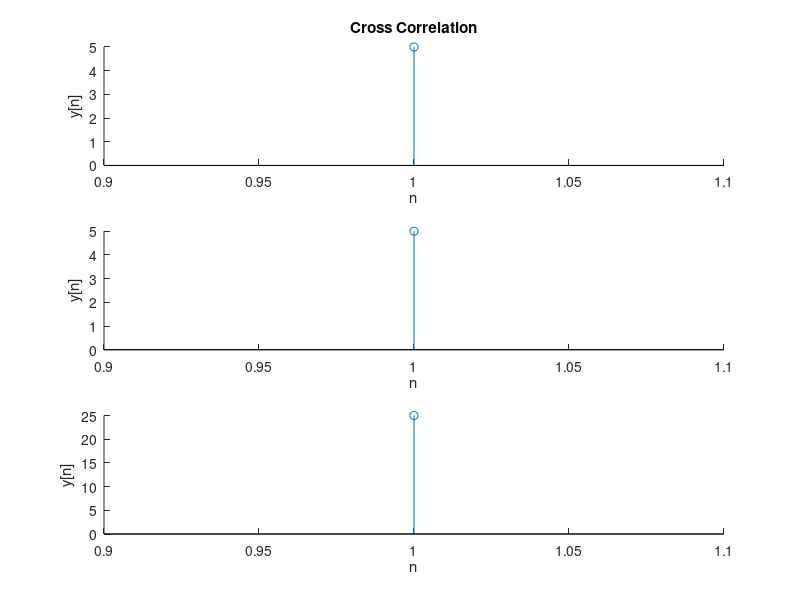

The MATLAB source for this figure:
clc
close all
x = input('Enter the 1st input signal : ');
H = input('Enter the 2nd input signal : ');
h = fliplr(H);
n1 = length(x);
n2 = length(h);
m = n1 + n2 -1;
xn = [x, zeros(1, n2 - 1)];
hn = [h, zeros(1, n1 - 1)];
yn = zeros(1, m);

for i = 1 : m
    for j = 1 : i
        yn(i) = yn(i) + xn(j) * hn(i - j + 1);
    end
end

subplot(3, 1, 1);
title('Cross Correlation');
hold on 
stem(x);
hold off
xlabel('n');
ylabel('y[n]');

subplot(3, 1, 2);
hold on 
stem(h);
hold off
xlabel('n');
ylabel('y[n]');

subplot(3, 1, 3);
hold on 
stem(yn);
hold off
xlabel('n');
ylabel('y[n]');
